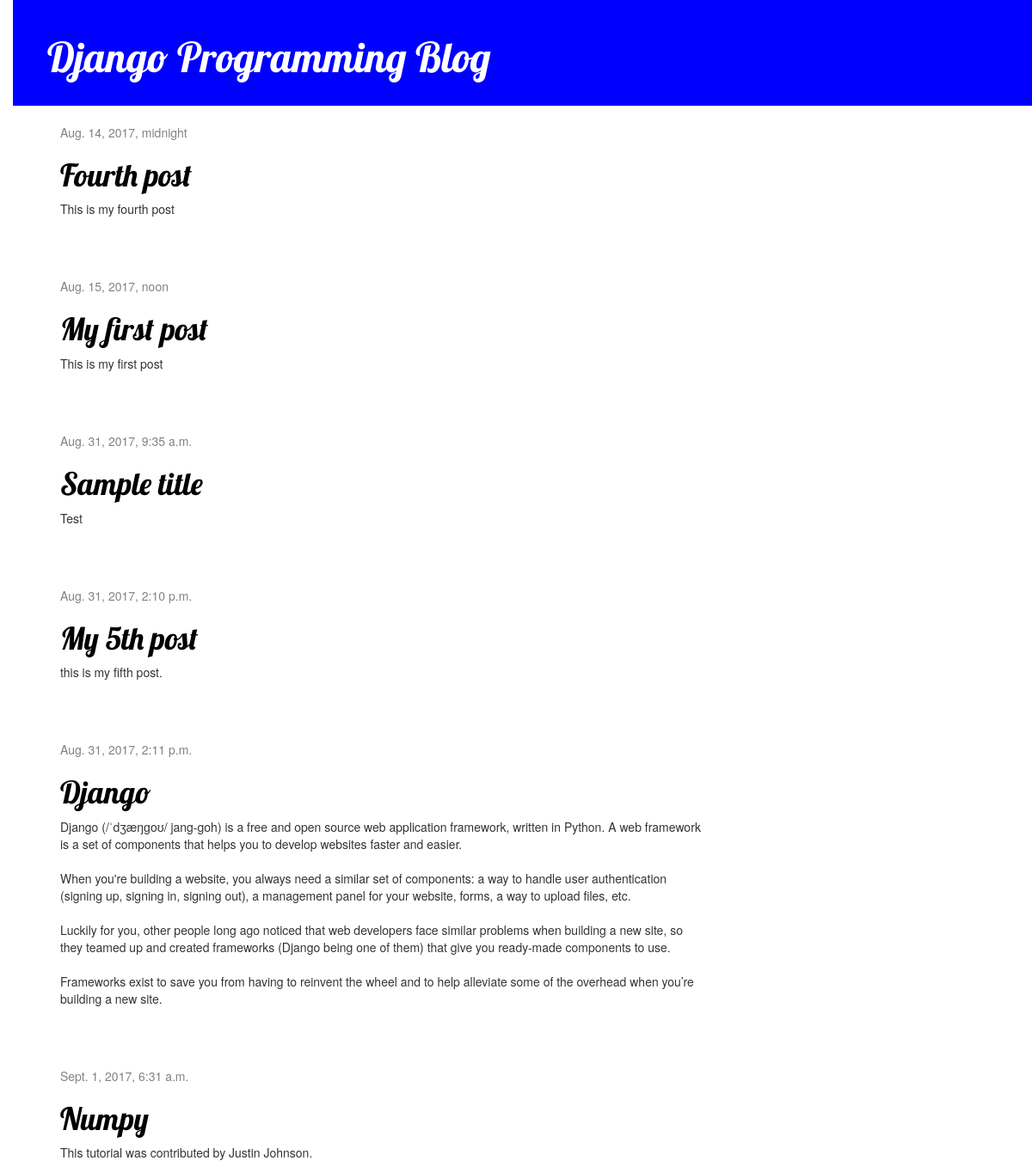
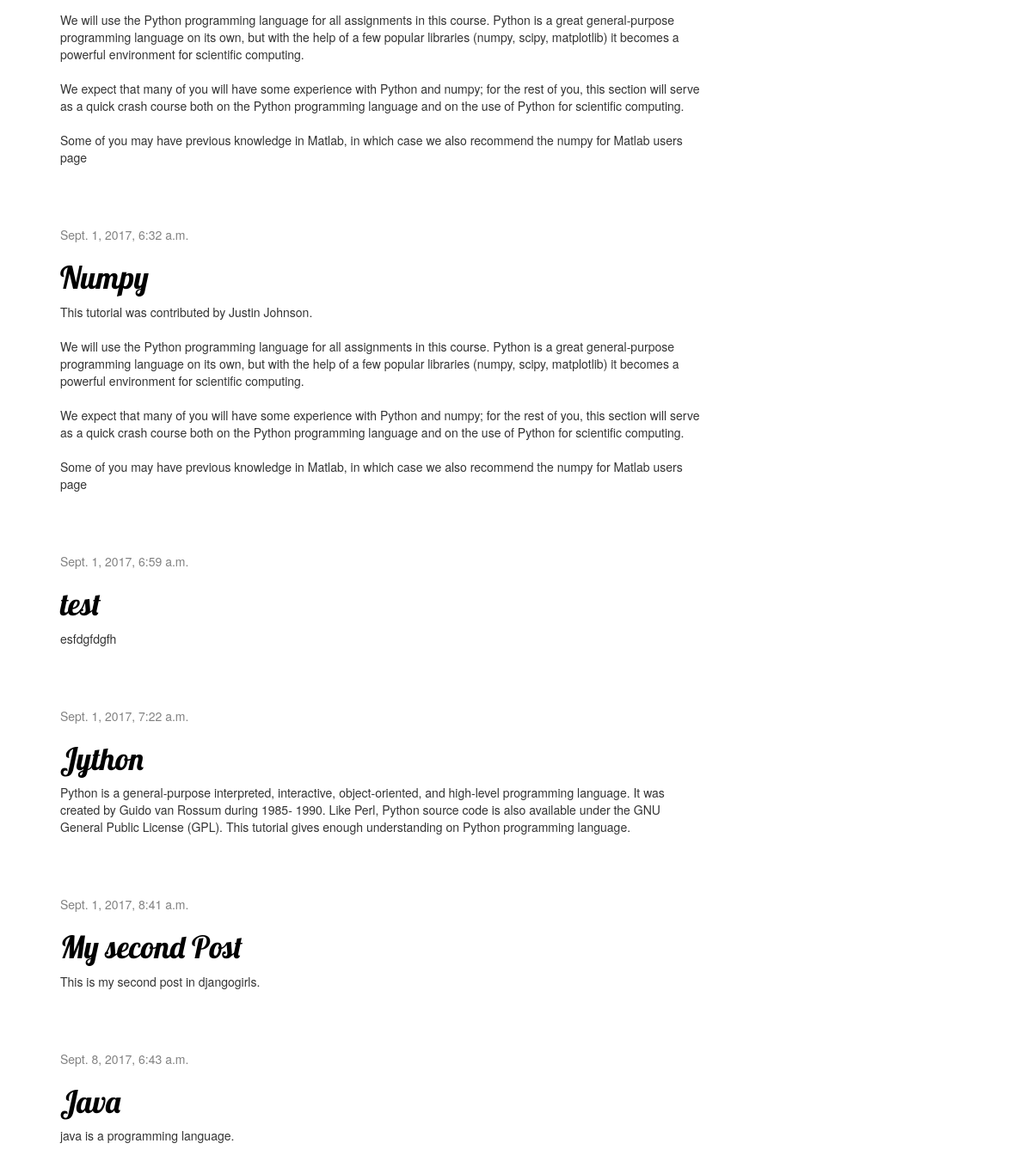
The page / on the database its author committed (2 pictures, top to bottom).
### blog/models.py (models this page shows, shortened)
class Post(models.Model):
    author = models.ForeignKey('auth.User')
    title = models.CharField(max_length=200)
    text = models.TextField()
    created_date = models.DateTimeField(default=timezone.now())
    published_date = models.DateTimeField(blank=True, null=True)

### blog/views.py (the view)
# urls.py: url(r'^$', views.post_list, name='post_list'),
def post_list(request):
    posts= Post.objects.filter(published_date__lte=timezone.now()).order_by('published_date')
    return render(request, 'blog/post_list.html', {'posts':posts})

### blog/templates/blog/post_list.html
{% extends 'blog/base.html' %}
{% block content %}
    {% for post in posts %}
        <div class="post">
            <div class="date">
                {{ post.published_date }}
            </div>
            <h1><a href="{% url 'post_detail' pk=post.pk %}">{{ post.title }}</a></h1>
            <p>{{ post.text|linebreaksbr }}</p>
        </div>
    {% endfor %}
{% endblock %}

### blog/templates/blog/base.html (shortened to what this page needs)
{% load staticfiles %}
<html>
    <head>
        <link rel="stylesheet" href="//maxcdn.bootstrapcdn.com/bootstrap/3.2.0/css/bootstrap.min.css">
        <link rel="stylesheet" href="//maxcdn.bootstrapcdn.com/bootstrap/3.2.0/css/bootstrap-theme.min.css">
        <link rel="stylesheet" href="{% static 'css/blog.css' %}">
    </head>
        <body>
            <div class="page-header">
                <h1><a href="/">Django Programming Blog</a></h1>
            </div>
            <div class="content container">
                <div class="row">
                    <div class="col-md-8">
                    {% block content %}
                    {% endblock %}
                    </div>
                </div>
            </div>
        </body>
</html>

### blog/static/css/blog.css (style rules this page uses)
h1 a { color:#0000FF; font-family: 'Lobster'; }
body { padding-left:15px; }
.page-header { background-color: #0000FF; margin-top:0; padding: 20px 20px 20px 40px; }
.page-header h1, .page-header h1 a, .page-header h1 a:visited, .page-header h1 a:active { color: #ffffff; font-size: 36pt; text-decoration: none; }
.content { margin-left: 40px; }
h1, h2, h3, h4 { font-family: 'Lobster', cursive; }
.date { color: #828282; }
.post { margin-bottom: 70px; }
.post h1 a, .post h1 a:visited { color: #000000; }

### rows shown on the page
Post: published_date "Aug. 14, 2017, midnight", title "Fourth post", text "This is my fourth post"
Post: published_date "Aug. 15, 2017, noon", title "My first post", text "This is my first post"
Post: published_date "Aug. 31, 2017, 9:35 a.m.", title "Sample title", text "Test"
Post: published_date "Aug. 31, 2017, 2:10 p.m.", title "My 5th post", text "this is my fifth post."
Post: published_date "Aug. 31, 2017, 2:11 p.m.", title "Django", text "Django (/ˈdʒæŋɡoʊ/ jang-goh) is a free and open source web application framework, written in Python. A web framework is a set of components that helps you to develop websites faster and easier. When you're building a website, you always need a similar set of components: a way to handle user authentication (signing up, signing in, signing out), a management panel for your website, forms, a way to upload files, etc. Luckily for you, other people long ago noticed that web developers face similar problems when building a new site, so they teamed up and created frameworks (Django being one of them) that give you ready-made components to use. Frameworks exist to save you from having to reinvent…"
Post: published_date "Sept. 1, 2017, 6:31 a.m.", title "Numpy", text "This tutorial was contributed by Justin Johnson. We will use the Python programming language for all assignments in this course. Python is a great general-purpose programming language on its own, but with the help of a few popular libraries (numpy, scipy, matplotlib) it becomes a powerful environment for scientific computing. We expect that many of you will have some experience with Python and numpy; for the rest of you, this section will serve as a quick crash course both on the Python programming language and on the use of Python for scientific computing. Some of you may have previous knowledge in Matlab, in which case we also recommend the numpy for Matlab users page"
Post: published_date "Sept. 1, 2017, 6:32 a.m.", title "Numpy", text "This tutorial was contributed by Justin Johnson. We will use the Python programming language for all assignments in this course. Python is a great general-purpose programming language on its own, but with the help of a few popular libraries (numpy, scipy, matplotlib) it becomes a powerful environment for scientific computing. We expect that many of you will have some experience with Python and numpy; for the rest of you, this section will serve as a quick crash course both on the Python programming language and on the use of Python for scientific computing. Some of you may have previous knowledge in Matlab, in which case we also recommend the numpy for Matlab users page"
Post: published_date "Sept. 1, 2017, 6:59 a.m.", title "test", text "esfdgfdgfh"
Post: published_date "Sept. 1, 2017, 7:22 a.m.", title "Jython", text "Python is a general-purpose interpreted, interactive, object-oriented, and high-level programming language. It was created by Guido van Rossum during 1985- 1990. Like Perl, Python source code is also available under the GNU General Public License (GPL). This tutorial gives enough understanding on Python programming language."
Post: published_date "Sept. 1, 2017, 8:41 a.m.", title "My second Post", text "This is my second post in djangogirls."
Post: published_date "Sept. 8, 2017, 6:43 a.m.", title "Java", text "java is a programming language."
